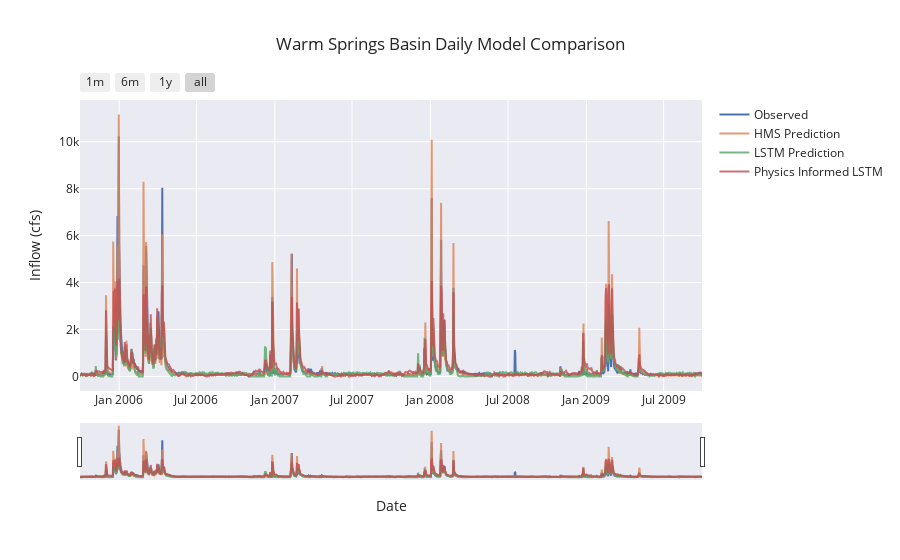

The notebook cell saved with this chart:
### Code cell
if not skip_best_model_test:
    fancyCombinedPlot(lstm_results=no_physics_test_csv, lstmPhysics_results= physics_test_csv, HMS_results=path_to_physics_data, title='Warm Springs Basin Daily Model Comparison', fName = "warm_springs_daily_test_metrics.csv", timeseries_filename ="warm_springs_daily_test_combined_ts.csv")
else:
    fancyCombinedPlotFromDf(combined_df, title='Warm Springs Basin Daily Model Comparison', fName = "warm_springs_daily_test_metrics.csv")

### Figure 1 — Plotly figure (JSON) as saved in the notebook; plotly's stock layout.template omitted (floating-point values rounded to 4 significant figures; data arrays with more than 128 entries replaced by an {"elided": "..."} marker saying what was removed)
{"data": [{"mode": "lines", "name": "Observed", "type": "scatter", "x": {"elided": "1460 str values"}, "y": {"elided": "1460 float values"}}, {"mode": "lines", "name": "HMS Prediction", "opacity": 0.8, "type": "scatter", "x": {"elided": "1460 str values"}, "y": {"elided": "1460 float values"}}, {"mode": "lines", "name": "LSTM Prediction", "opacity": 0.8, "type": "scatter", "x": {"elided": "1460 str values"}, "y": {"elided": "1460 float values"}}, {"mode": "lines", "name": "Physics Informed LSTM", "opacity": 0.8, "type": "scatter", "x": {"elided": "1460 str values"}, "y": {"elided": "1460 float values"}}], "layout": {"hovermode": "x unified", "title": {"text": "Warm Springs Basin Daily Model Comparison"}, "xaxis": {"rangeselector": {"buttons": [{"count": 1, "label": "1m", "step": "month", "stepmode": "backward"}, {"count": 6, "label": "6m", "step": "month", "stepmode": "backward"}, {"count": 1, "label": "1y", "step": "year", "stepmode": "backward"}, {"step": "all"}]}, "rangeslider": {"visible": true}, "title": {"text": "Date"}, "type": "date"}, "yaxis": {"title": {"text": "Inflow (cfs)"}}}}
